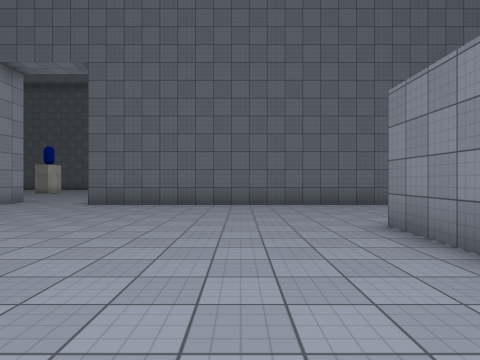
view 1 (above)

17 first-person views from a walk through a scene from a Unity 3-D project. The camera is 1.4 m above the floor, looks level and sees 75° across. The floor is counted in squares, 2 m on a side. Each view is taken from the middle of a square. On the plan, view 1 faces up. The plan holds only what a view shows up to about 10 squares ahead; the rest is blank. The player is left out. Surface patterns are stand-ins for the level's own textures.

view 2
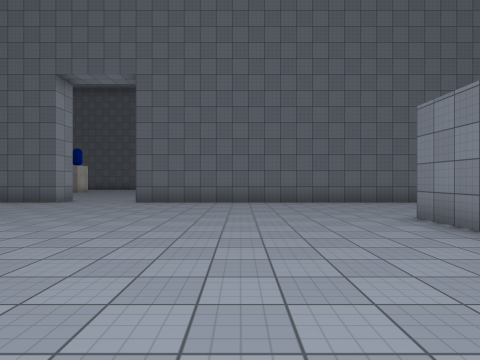

view 3
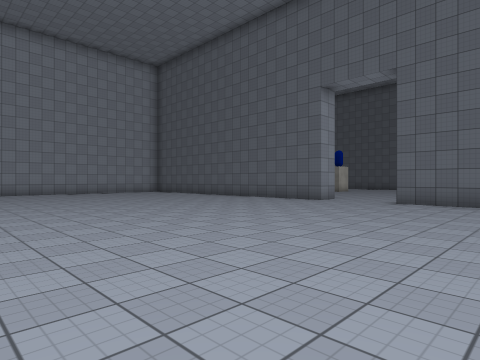

view 4
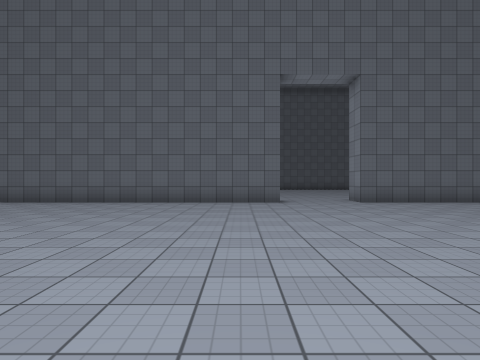

view 5
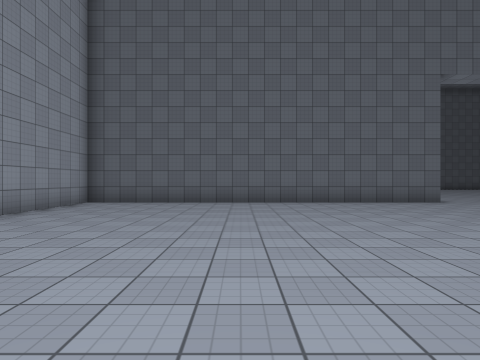

view 6
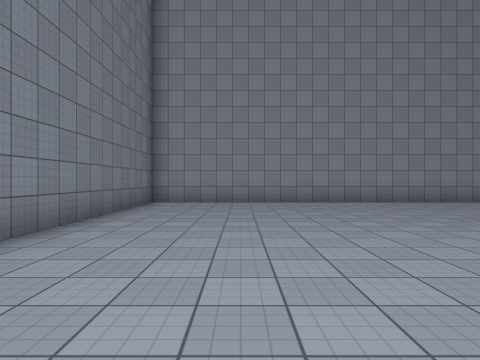

view 7
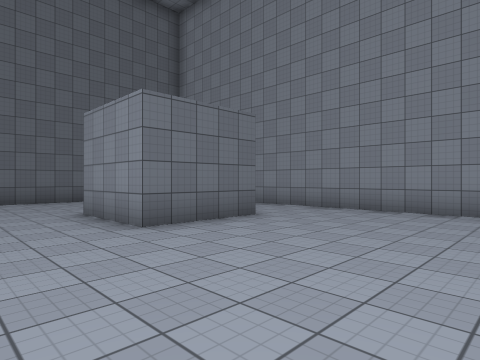

view 8
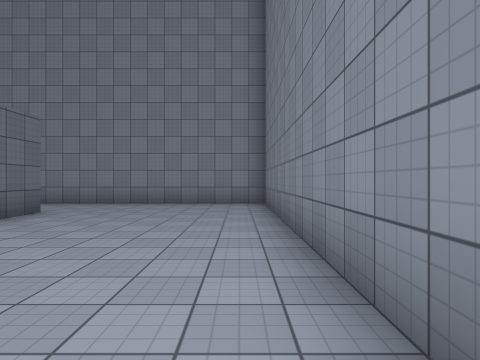

view 9
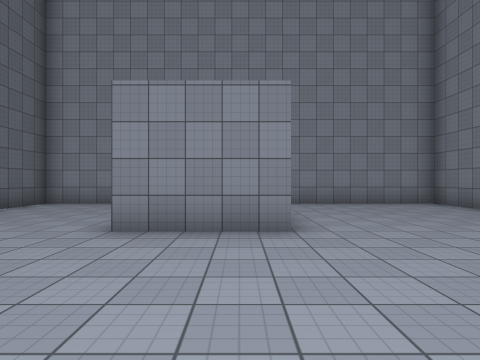

view 10
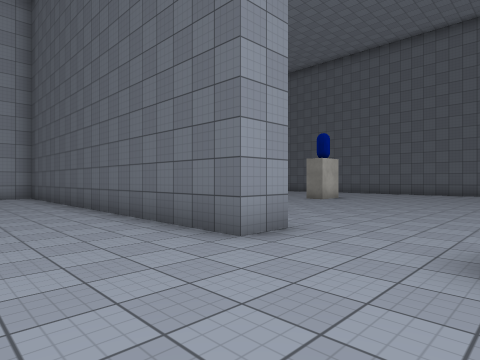

view 11
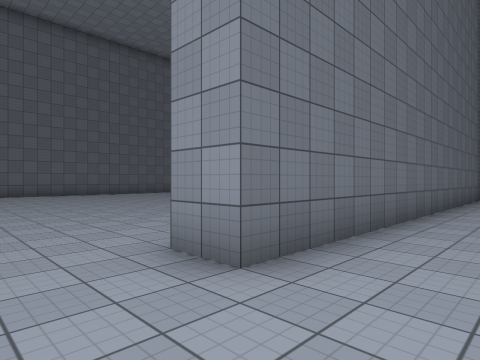

view 12
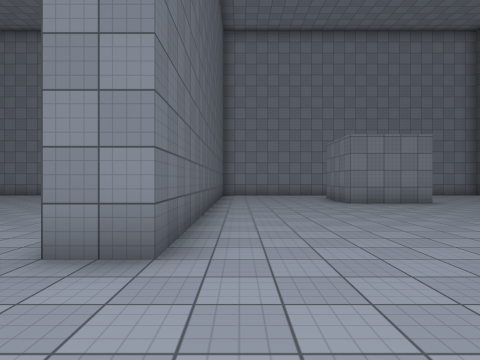

view 13
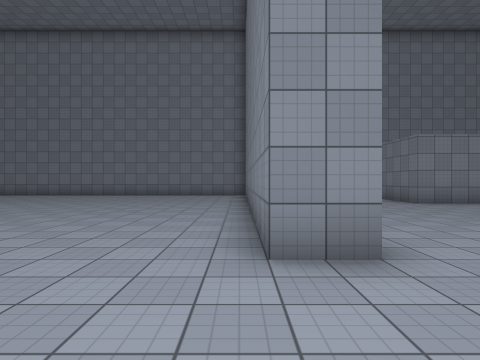

view 14
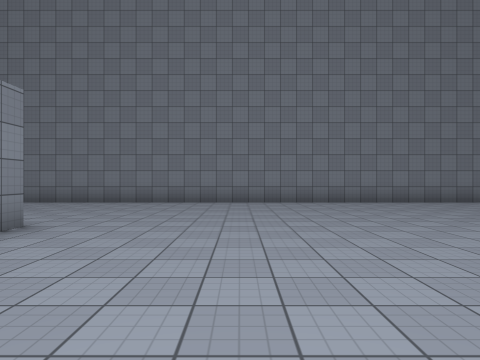

view 15
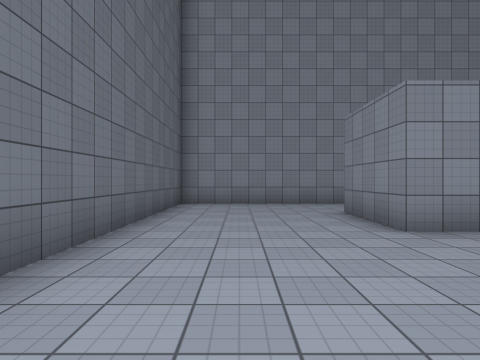

view 16
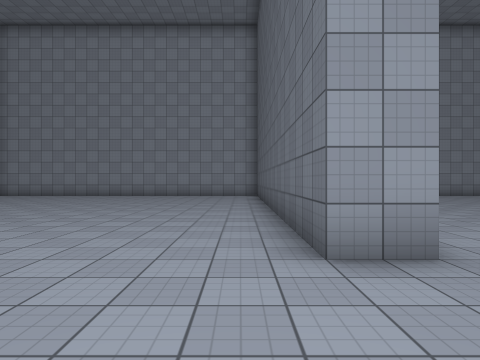

view 17
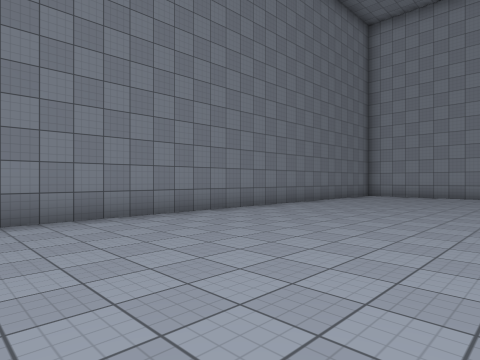

### Floor plan
Points are (right, up) in squares from view 1. A wall is a line through its corners. A room is listed if a view was taken in it or the views show most of it. See-through windows are left out.
Room 1 (views 1, 2, 3, 4, 5, 6, 7, 8, 9, 10, 11, 12, 14, 15, 16, 17)
walls: (-6.7, 9.8) (-6.7, 8.7) (-17.7, 8.7) (-17.7, -2.7) (7.3, -2.7) (7.3, 8.7) (-4.2, 8.7) (-4.2, 9.7); (4.8, 2.3) (2.3, 2.3) (2.3, 4.7) (4.8, 4.7)
ways out: opening at (-5.5, 9) to room 2
Room 2 (view 13)
walls: (-4.2, 9.7) (2.6, 9.7)
ways out: opening at (-5.5, 9) to room 1

Where each view was taken, in squares from view 1:
view 1: 0 up, 0 right, facing up
view 2: 1 down, 1 left, facing up
view 3: 1 down, 1 left, facing up-left
view 4: 1 down, 8 left, facing up
view 5: 1 down, 13 left, facing up
view 6: 0 up, 8 left, facing left
view 7: 2 down, 0 right, facing up-right
view 8: 2 down, 2 left, facing right
view 9: 3 up, 2 left, facing right
view 10: 6 up, 4 left, facing up-left
view 11: 7 up, 6 left, facing up-right
view 12: 8 up, 7 left, facing right
view 13: 10 up, 7 left, facing right
view 14: 7 up, 1 left, facing down
view 15: 7 up, 2 left, facing right
view 16: 8 up, 4 left, facing left
view 17: 3 up, 4 left, facing down-left
